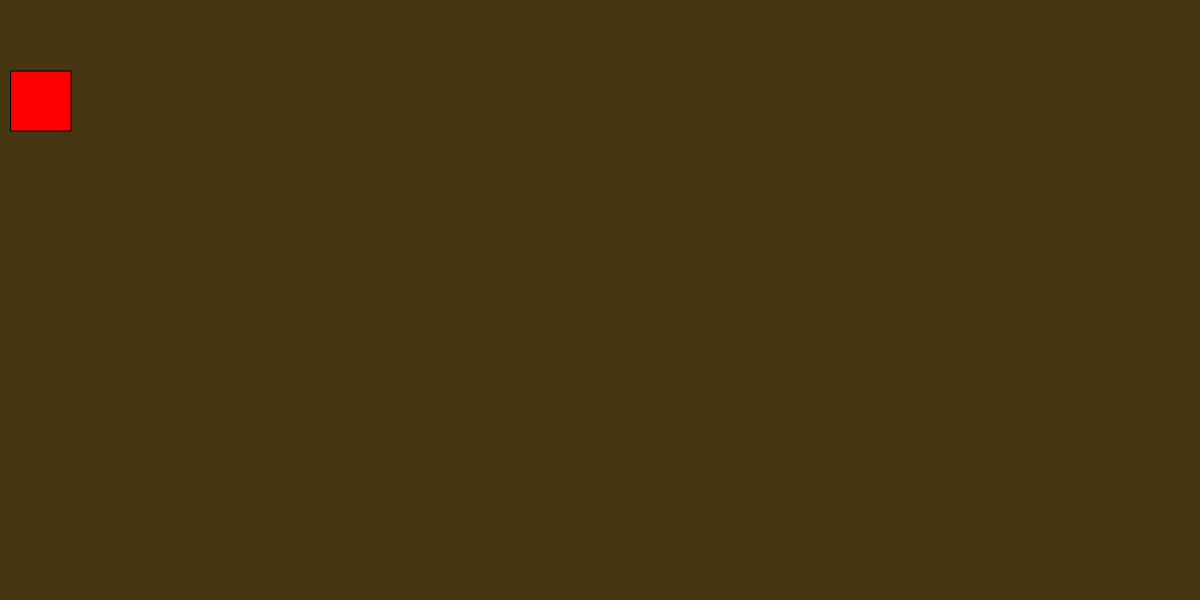
Frame 1 (no input)
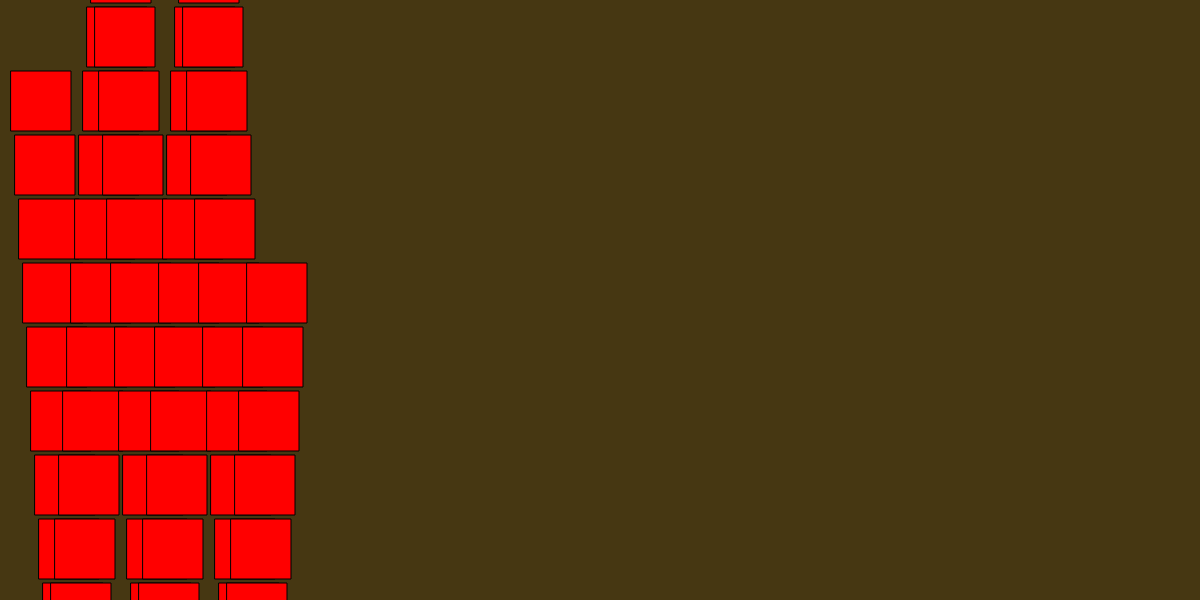
Frame 60 (no input)
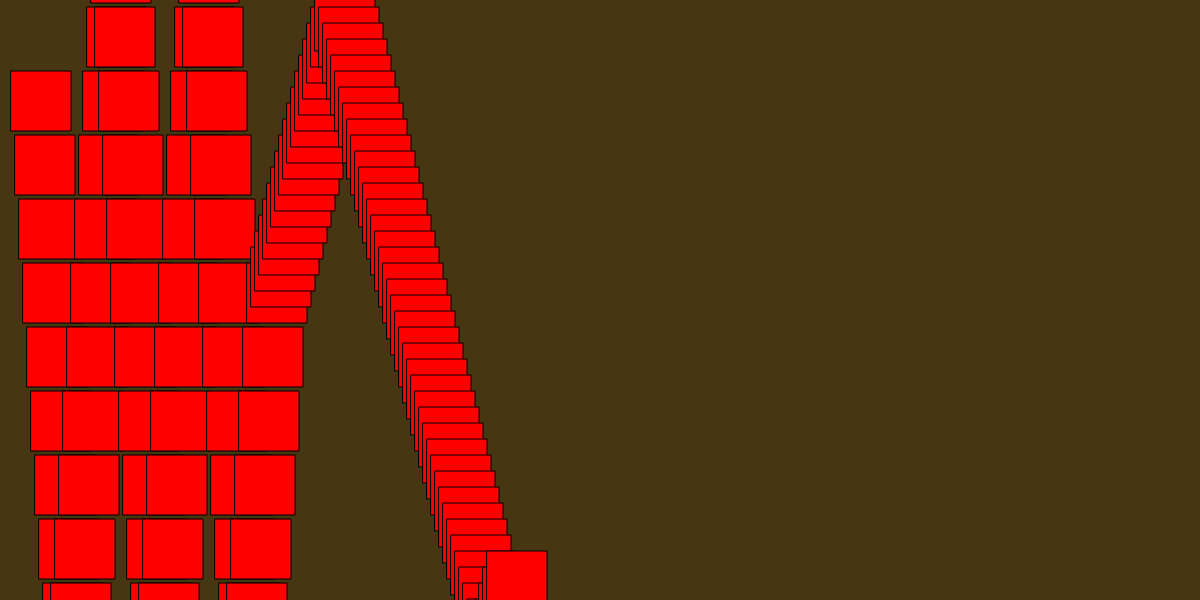
Frame 120 (the mouse pressed at the canvas centre since frame 60)

The p5.js sketch that drew these frames (run headless with seeded random() and noise() and a simulated clock; from frame 60 on, the mouse is pressed at the canvas centre):

// p5.js sketch
// ── sketch.js


let ball = {};
rectW = 60;
rectX = 7;
rectY = 7;
rectDX = 2;
rectDY = 8;
rectSX = 2;
rectSY = 8;


function setup() {
    createCanvas(windowWidth, 600);
    background('rgb(70, 55, 18)');
}



function draw() {

    rectX += rectDX * rectSX;
    rectY += rectDY * rectSY;

    


    if (rectX >= width || rectX <= .3) {
        rectDX = -1 * rectDX;
    }
    if (rectY >= height || rectY <= .3) {
        rectDY = -1 * rectDY;
    }

push();
    fill('red');
    rect(rectX, rectY, rectW, rectW);
pop();

}


function mousePressed() {
    rectSX = map(mouseX, 0, width, 1, 3);
    rectSY = map(mouseY, 0, height, 1, 3);


}
